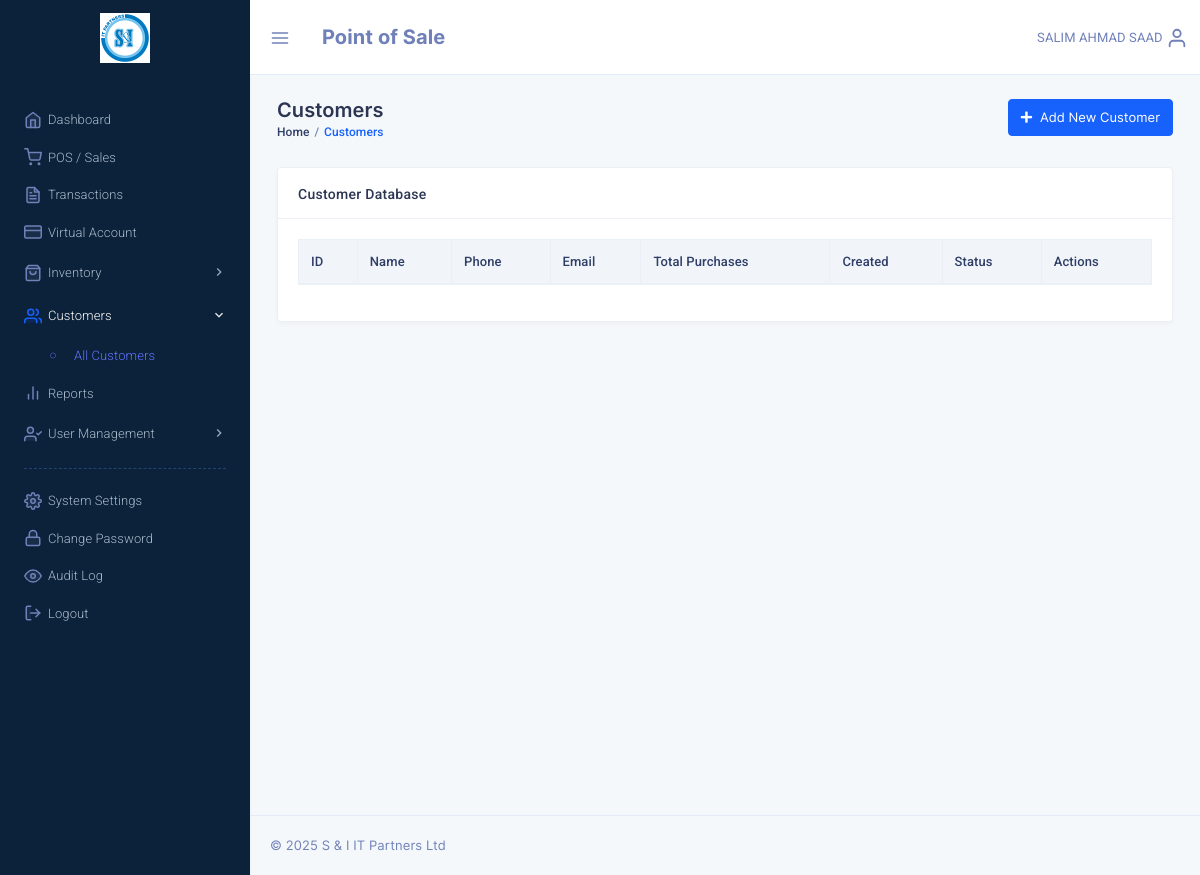
Before: /customers.php with the older database file.
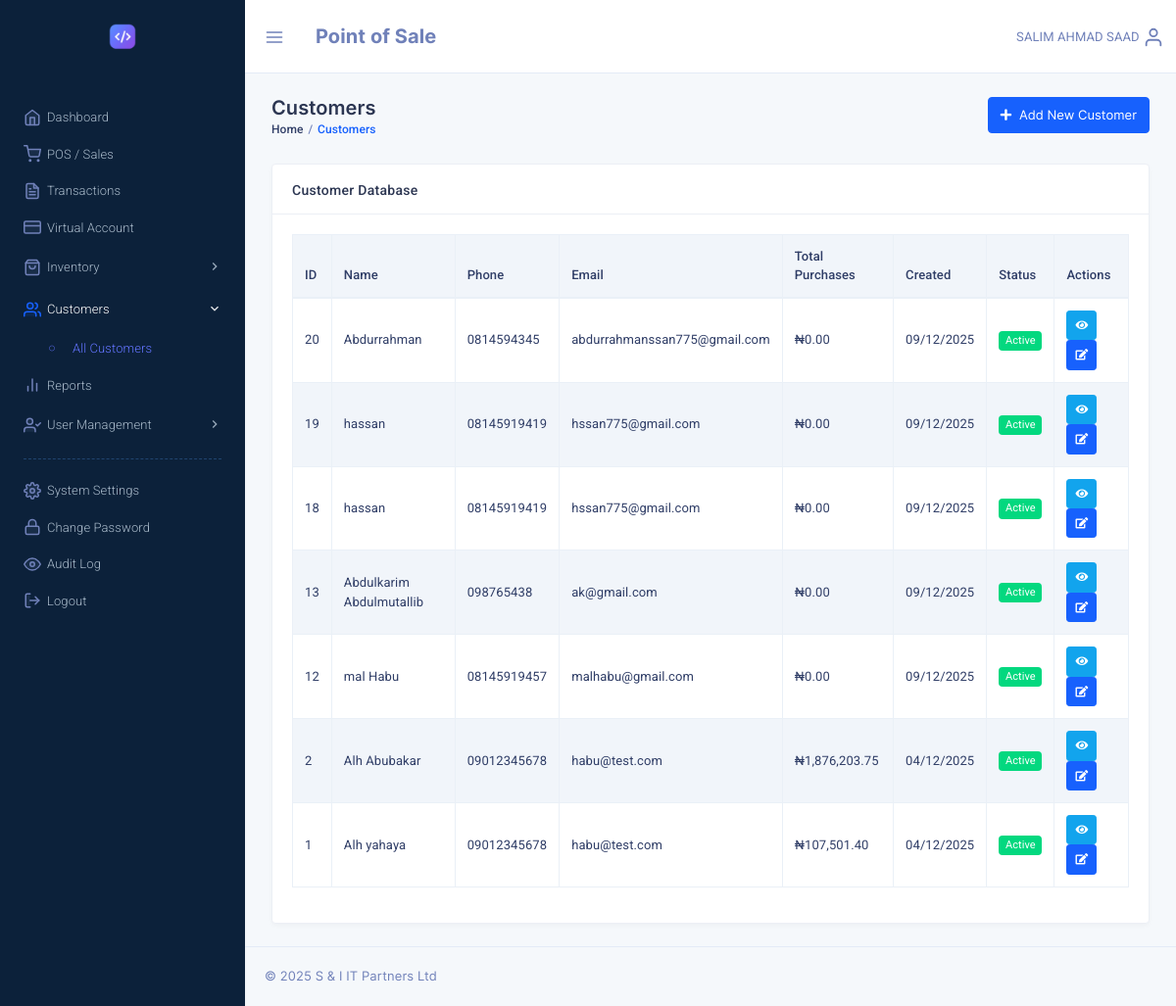
After: the same page with the newer database file.
### tables this page shows
CREATE TABLE `system_settings` (
  `id` int NOT NULL,
  `setting_key` varchar(100) NOT NULL,
  `setting_value` text,
  `setting_type` enum('text','number','boolean','json') NOT NULL DEFAULT 'text',
  `description` varchar(255) DEFAULT NULL,
  `updated_by` varchar(32) DEFAULT NULL,
  `updated_at` timestamp NULL DEFAULT NULL ON UPDATE CURRENT_TIMESTAMP
);

CREATE TABLE `customers` (
  `customer_id` int NOT NULL,
  `name` varchar(100) NOT NULL,
  `phone` varchar(20) DEFAULT NULL,
  `email` varchar(100) DEFAULT NULL,
  `address` text,
  `total_purchases` decimal(10,2) DEFAULT '0.00',
  `created_at` datetime NOT NULL DEFAULT CURRENT_TIMESTAMP,
  `updated_at` timestamp NULL DEFAULT NULL ON UPDATE CURRENT_TIMESTAMP,
  `is_active` tinyint(1) NOT NULL DEFAULT '1',
  `del_status` tinyint(1) DEFAULT '0'
);

### include/admin_constants.php (called while the page is built, shortened)
<?php
$admin = $_SESSION['pos_admin'];
if((!isset($_SESSION['pos_admin_basic'])) || (!is_array($_SESSION['pos_admin_basic']))) {
	$constantSQL = "SELECT id, username, sname, fname, mname FROM admins WHERE username= :username";
	$constantQuery = $dbh->prepare($constantSQL);
	$constantQuery->bindParam(':username', $admin, PDO::PARAM_STR);
	$constantQuery->execute();
	$constantResult = $constantQuery->fetch(PDO::FETCH_ASSOC);
	$fullname = !empty($constantResult['mname']) ? ($constantResult['fname'] . ' ' . $constantResult['mname'] . ' ' . $constantResult['sname']) : ($constantResult['fname'] . ' ' . $constantResult['sname']);
	$admin_fullname = $_SESSION['pos_admin_basic']['fullname'] = strtoupper($fullname);
} else {
	$admin_fullname = $_SESSION['pos_admin_basic']['fullname'];
}
?>

### include/pos_functions.php (called while the page is built, shortened)
<?php
if (function_exists('get_setting')) {
	return;
}
function get_setting($dbh, $key, $default = null)
{
	try {
		$sql = "SELECT setting_value FROM system_settings WHERE setting_key = :key LIMIT 1";
		$query = $dbh->prepare($sql);
		$query->bindParam(':key', $key, PDO::PARAM_STR);
		$query->execute();
		$result = $query->fetch(PDO::FETCH_ASSOC);
		return $result ? $result['setting_value'] : $default;
	} catch (PDOException $e) {
		return $default;
	}
}
function format_currency($dbh, $amount)
{
	$symbol = get_setting($dbh, 'currency_symbol', '₦');
	return $symbol . number_format($amount, 2);
}

### customers.php (the view, shortened to what this page needs)
<?php
require("config.php");
require("include/admin_constants.php");
?>
<!DOCTYPE html>
<html lang="en">
<head>
    <link href="template/assets/css/bootstrap.min.css" rel="stylesheet" type="text/css" />
    <link href="template/assets/css/icons.min.css" rel="stylesheet" type="text/css" />
    <link href="template/assets/css/metisMenu.min.css" rel="stylesheet" type="text/css" />
    <link href="template/assets/css/app.min.css" rel="stylesheet" type="text/css" />
    <link href="template/plugins/datatables/dataTables.bootstrap5.min.css" rel="stylesheet" type="text/css" />
</head>
<body class="dark-sidenav">
    <?php include('include/sidebar.php'); ?>
    <div class="page-wrapper">
        <div class="topbar"><?php require('template/top_nav_admin.php'); ?></div>
        <div class="page-content">
            <div class="container-fluid">
                <div class="row">
                    <div class="col-sm-12">
                        <div class="page-title-box">
                            <div class="row">
                                <div class="col">
                                    <h4 class="page-title">Customers</h4>
                                    <ol class="breadcrumb">
                                        <li class="breadcrumb-item"><a href="dashboard.php">Home</a></li>
                                        <li class="breadcrumb-item active">Customers</li>
                                    </ol>
                                </div>
                                <div class="col-auto">
                                    <button type="button" class="btn btn-primary" data-toggle="modal" data-target="#addCustomerModal">
                                        <i class="fas fa-plus mr-1"></i> Add New Customer
                                    </button>
                                </div>
                            </div>
                        </div>
                    </div>
                </div>
                <div class="row">
                    <div class="col-12">
                        <div class="card">
                            <div class="card-header">
                                <h5 class="card-title">Customer Database</h5>
                            </div>
                            <div class="card-body">
                                <div class="table-responsive">
                                    <table id="customersTable" class="table table-striped table-bordered">
                                        <thead>
                                            <tr>
                                                <th>ID</th>
                                                <th>Name</th>
                                                <th>Phone</th>
                                                <th>Email</th>
                                                <th>Total Purchases</th>
                                                <th>Created</th>
                                                <th>Status</th>
                                                <th>Actions</th>
                                            </tr>
                                        </thead>
                                        <tbody>
                                            <?php
                                            $sql = "SELECT * FROM customers WHERE del_status = 0 ORDER BY created_at DESC";
                                            $query = $dbh->prepare($sql);
                                            $query->execute();
                                            $customers = $query->fetchAll(PDO::FETCH_ASSOC);
                                            foreach ($customers as $customer):
                                            ?>
                                                <tr>
                                                    <td><?php echo $customer['customer_id']; ?></td>
                                                    <td><?php echo htmlspecialchars($customer['name']); ?></td>
                                                    <td><?php echo htmlspecialchars($customer['phone'] ?? '-'); ?></td>
                                                    <td><?php echo htmlspecialchars($customer['email'] ?? '-'); ?></td>
                                                    <td><?php echo format_currency($dbh, $customer['total_purchases']); ?></td>
                                                    <td><?php echo date('d/m/Y', strtotime($customer['created_at'])); ?></td>
                                                    <td>
                                                        <?php if ($customer['is_active']): ?>
                                                            <span class="badge badge-success">Active</span>
                                                        <?php else: ?>
                                                            <span class="badge badge-secondary">Inactive</span>
                                                        <?php endif; ?>
                                                    </td>
                                                    <td>
                                                        <a href="customer_details.php?id=<?php echo $customer['customer_id']; ?>"
                                                            class="btn btn-sm btn-info" title="View Details">
                                                            <i class="fas fa-eye"></i>
                                                        </a>
                                                        <a href="edit_customer.php?id=<?php echo $customer['customer_id']; ?>"
                                                            class="btn btn-sm btn-primary" title="Edit">
                                                            <i class="fas fa-edit"></i>
                                                        </a>
                                                    </td>
                                                </tr>
                                            <?php endforeach; ?>
                                        </tbody>
                                    </table>
                                </div>
                            </div>
                        </div>
                    </div>
                </div>
            </div>
            <footer class="footer text-center text-sm-left">
                <?php include('template/copyright.php'); ?>
            </footer>
        </div>
    </div>
</body>
</html>

### include/sidebar.php
<div class="left-sidenav">
    <div class="brand">
        <?php require('template/brand_admin.php'); ?>
    </div>
    <div class="menu-content h-100" data-simplebar>
        <?php require('include/menus.php'); ?>
    </div>
</div>

### template/brand_admin.php (shortened to what this page needs)
<?php
                                    $logo_sql = "SELECT setting_value FROM system_settings WHERE setting_key = 'company_logo'";
                                    $logo_query = $dbh->prepare($logo_sql);
                                    $logo_query->execute();
                                    $company_logo = $logo_query->fetchColumn();
                                    ?>
<a href="dashboard.php" class="logo">
    <?php if ($company_logo && file_exists($company_logo)): ?>
                                            <img src="<?php echo htmlspecialchars($company_logo); ?>" height="50" alt="Company Logo" class="auth-logo">
                                        <?php else: ?>
                                            <img src="template/assets/images/logo-sm.png" height="50" alt="Logo" class="auth-logo">
                                        <?php endif; ?>
</a>

### include/menus.php (shortened to what this page needs)
<?php
$current_page = basename($_SERVER['PHP_SELF']);
$inventory_pages = ['add_product.php', 'all_products.php', 'manage_categories.php', 'manage_suppliers.php', 'low_stock_alerts.php', 'edit_product.php'];
$customer_pages = ['customers.php', 'edit_customer.php', 'customer_details.php'];
$user_pages = ['add_admin.php', 'employees.php', 'edit_admin.php'];
$is_inventory_active = in_array($current_page, $inventory_pages);
$is_customer_active = in_array($current_page, $customer_pages);
$is_user_active = in_array($current_page, $user_pages);
?>
<ul class="metismenu left-sidenav-menu">
    <li class="<?php echo ($current_page == 'dashboard.php') ? 'active' : ''; ?>">
        <a href="dashboard.php" class="<?php echo ($current_page == 'dashboard.php') ? 'active' : ''; ?>">
            <i data-feather="home" class="align-self-center menu-icon"></i><span>Dashboard</span>
        </a>
    </li>
    <li class="<?php echo ($current_page == 'sales_window.php') ? 'active' : ''; ?>">
        <a href="sales_window.php" class="<?php echo ($current_page == 'sales_window.php') ? 'active' : ''; ?>">
            <i data-feather="shopping-cart" class="align-self-center menu-icon"></i><span>POS / Sales</span>
        </a>
    </li>
    <li class="<?php echo ($current_page == 'transactions.php') ? 'active' : ''; ?>">
        <a href="transactions.php" class="<?php echo ($current_page == 'transactions.php') ? 'active' : ''; ?>">
            <i data-feather="file-text" class="align-self-center menu-icon"></i><span>Transactions</span>
        </a>
    </li>
    <li class="<?php echo ($current_page == 'virtual_account.php') ? 'active' : ''; ?>">
        <a href="virtual_account.php" class="<?php echo ($current_page == 'virtual_account.php') ? 'active' : ''; ?>">
            <i data-feather="credit-card" class="align-self-center menu-icon"></i><span>Virtual Account</span>
        </a>
    </li>
    <li class="<?php echo $is_inventory_active ? 'active mm-active' : ''; ?>">
        <a href="javascript: void(0);" class="<?php echo $is_inventory_active ? 'active' : ''; ?>">
            <i data-feather="shopping-bag" class="align-self-center menu-icon"></i><span>Inventory</span><span class="menu-arrow"><i class="mdi mdi-chevron-right"></i></span>
        </a>
    </li>
    <li class="<?php echo $is_customer_active ? 'active mm-active' : ''; ?>">
        <a href="javascript: void(0);" class="<?php echo $is_customer_active ? 'active' : ''; ?>">
            <i data-feather="users" class="align-self-center menu-icon"></i><span>Customers</span><span class="menu-arrow"><i class="mdi mdi-chevron-right"></i></span>
        </a>
        <ul class="nav-second-level <?php echo $is_customer_active ? 'in mm-show' : ''; ?>" aria-expanded="<?php echo $is_customer_active ? 'true' : 'false'; ?>">
            <li class="nav-item <?php echo ($current_page == 'customers.php' || $current_page == 'edit_customer.php' || $current_page == 'customer_details.php') ? 'active' : ''; ?>">
                <a class="nav-link <?php echo ($current_page == 'customers.php' || $current_page == 'edit_customer.php' || $current_page == 'customer_details.php') ? 'active' : ''; ?>" href="customers.php"><i class="ti-control-record"></i>All Customers</a>
            </li>
        </ul>
    </li>
    <li class="<?php echo ($current_page == 'reports_dashboard.php') ? 'active' : ''; ?>">
        <a href="reports_dashboard.php" class="<?php echo ($current_page == 'reports_dashboard.php') ? 'active' : ''; ?>">
            <i data-feather="bar-chart-2" class="align-self-center menu-icon"></i><span>Reports</span>
        </a>
    </li>
    <li class="<?php echo $is_user_active ? 'active mm-active' : ''; ?>">
        <a href="javascript: void(0);" class="<?php echo $is_user_active ? 'active' : ''; ?>">
            <i data-feather="user-check" class="align-self-center menu-icon"></i><span>User Management</span><span class="menu-arrow"><i class="mdi mdi-chevron-right"></i></span>
        </a>
    </li>
    <hr class="hr-dashed hr-menu">
    <li class="<?php echo ($current_page == 'system_settings.php') ? 'active' : ''; ?>">
        <a href="system_settings.php" class="<?php echo ($current_page == 'system_settings.php') ? 'active' : ''; ?>">
            <i data-feather="settings" class="align-self-center menu-icon"></i><span>System Settings</span>
        </a>
    </li>
    <li class="<?php echo ($current_page == 'change_password.php') ? 'active' : ''; ?>">
        <a href="change_password.php" class="<?php echo ($current_page == 'change_password.php') ? 'active' : ''; ?>">
            <i data-feather="lock" class="align-self-center menu-icon"></i><span>Change Password</span>
        </a>
    </li>
    <li class="<?php echo ($current_page == 'audit_log.php') ? 'active' : ''; ?>">
        <a href="audit_log.php" class="<?php echo ($current_page == 'audit_log.php') ? 'active' : ''; ?>">
            <i data-feather="eye" class="align-self-center menu-icon"></i><span>Audit Log</span>
        </a>
    </li>
    <li><a href="logout.php"><i data-feather="log-out" class="align-self-center menu-icon"></i><span>Logout</span></a></li>
</ul>

### template/top_nav_admin.php (shortened to what this page needs)
<nav class="navbar-custom">
    <ul class="list-unstyled topbar-nav float-right mb-0">
        <li class="dropdown">
            <a class="nav-link dropdown-toggle waves-effect waves-light nav-user" data-toggle="dropdown" href="#" role="button" aria-haspopup="false" aria-expanded="false">
                <span class="ms-1 nav-user-name hidden-sm"><?php echo $admin_fullname; ?></span>
                <i data-feather="user" class="align-self-center icon-sm"></i>
            </a>
        </li>
    </ul>
    <ul class="list-unstyled topbar-nav mb-0">
        <li>
            <button class="nav-link button-menu-mobile">
                <i data-feather="menu" class="align-self-center topbar-icon"></i>
            </button>
        </li>
        <li class="creat-btn">
            <div class="nav-link">
                <span class="app-name font-weight-bold font-20">Point of Sale</span>
            </div>
        </li>
    </ul>
</nav>

### template/copyright.php
&copy; <?php echo date('Y'); ?> S & I IT Partners Ltd

Changed rows visible on the page:
added system_settings: setting_value (picture)
added customers: customer_id "20", name "Abdurrahman", phone "0814594345", email "abdurrahmanssan775@gmail.com", total_purchases.setting_value "₦0.00", created_at "09/12/2025", is_active "Active"
added customers: customer_id "19", name "hassan", phone "08145919419", email "hssan775@gmail.com", total_purchases.setting_value "₦0.00", created_at "09/12/2025", is_active "Active"
added customers: customer_id "18", name "hassan", phone "08145919419", email "hssan775@gmail.com", total_purchases.setting_value "₦0.00", created_at "09/12/2025", is_active "Active"
added customers: customer_id "13", name "Abdulkarim Abdulmutallib", phone "098765438", email "ak@gmail.com", total_purchases.setting_value "₦0.00", created_at "09/12/2025", is_active "Active"
added customers: customer_id "12", name "mal Habu", phone "08145919457", email "malhabu@gmail.com", total_purchases.setting_value "₦0.00", created_at "09/12/2025", is_active "Active"
added customers: customer_id "2", name "Alh Abubakar", phone "09012345678", email "habu@test.com", total_purchases.setting_value "₦1,876,203.75", created_at "04/12/2025", is_active "Active"
added customers: customer_id "1", name "Alh yahaya", phone "09012345678", email "habu@test.com", total_purchases.setting_value "₦107,501.40", created_at "04/12/2025", is_active "Active"
